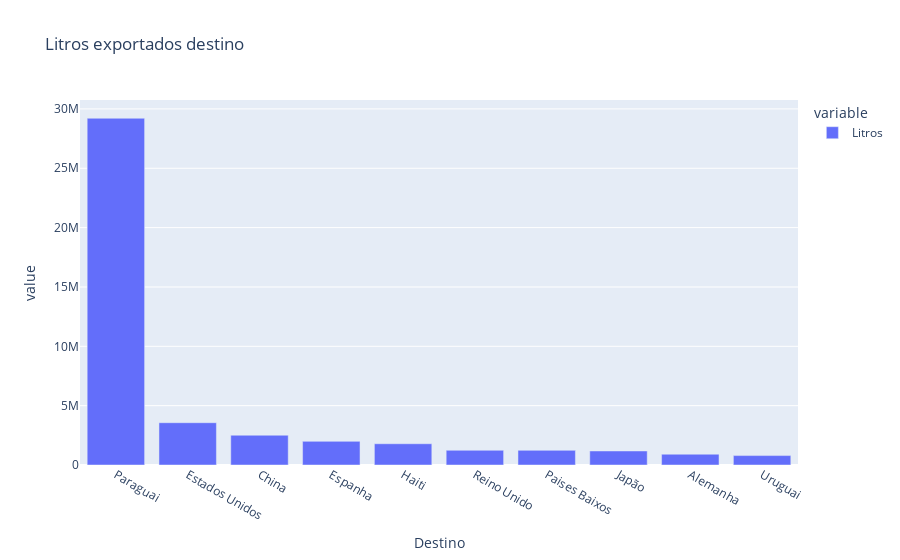

The notebook cell saved with this chart:
### Code cell
fig = px.bar(df_total_top10, x='Destino', y=['Litros'], title='Litros exportados destino')
fig.show()

### Figure 1 — Plotly figure (JSON) as saved in the notebook; plotly's stock layout.template omitted (floating-point values rounded to 4 significant figures)
{"data": [{"alignmentgroup": "True", "hovertemplate": "variable=Litros<br>Destino=%{x}<br>value=%{y}<extra></extra>", "legendgroup": "Litros", "marker": {"color": "#636efa", "pattern": {"shape": ""}}, "name": "Litros", "offsetgroup": "Litros", "orientation": "v", "showlegend": true, "textposition": "auto", "type": "bar", "x": ["Paraguai", "Estados Unidos", "China", "Espanha", "Haiti", "Reino Unido", "Paises Baixos", "Japão", "Alemanha", "Uruguai"], "xaxis": "x", "y": [29214770, 3563355, 2509458, 1993000, 1791603, 1239551, 1236154, 1181692, 909051, 792595], "yaxis": "y"}], "layout": {"barmode": "relative", "legend": {"title": {"text": "variable"}, "tracegroupgap": 0}, "title": {"text": "Litros exportados destino"}, "xaxis": {"anchor": "y", "domain": [0, 1], "title": {"text": "Destino"}}, "yaxis": {"anchor": "x", "domain": [0, 1], "title": {"text": "value"}}}}
